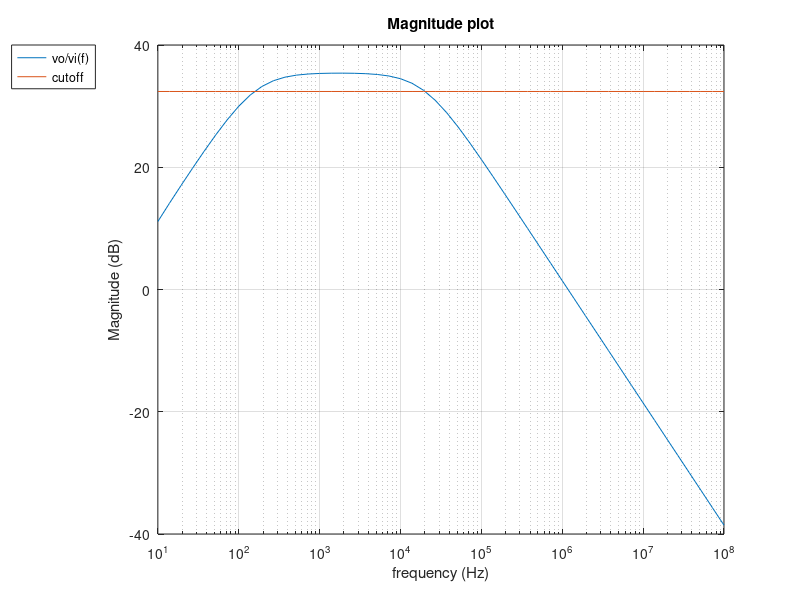
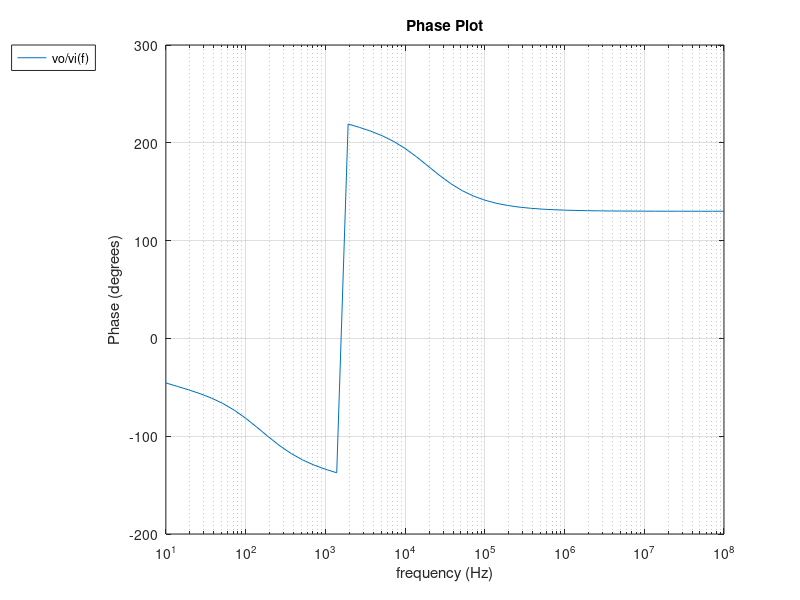

MATLAB code to generate these figures, in order:
close all
clear all
format long

%-------------------------------------------------------------------------
%Gain stage
%-------------------------------------------------------------------------

%Constants and circuit specs
VT=0.0258649170201;
BFN=178.7;
VAFN=69.7;
RE1=50;
RC1=8.05e3;
RB1=149e3;
RB2=10e3;
VBEON=0.7;
VCC=12;
RS=100;

%OP analysis
RB=1/(1/RB1+1/RB2);
VEQ=RB2/(RB1+RB2)*VCC;
IB1=(VEQ-VBEON)/(RB+(1+BFN)*RE1);
IC1=BFN*IB1;
IE1=(1+BFN)*IB1;
VE1=RE1*IE1;
VO1=VCC-RC1*IC1;
VCE=VO1-VE1;

%Incremental analysis
gm1=IC1/VT;
rpi1=BFN/gm1;
ro1=VAFN/IC1;

%Gain calculation (w/o bypass capacitor)
AV1 = RC1*(RE1-gm1*rpi1*ro1)/((ro1+RC1+RE1)*(RB+rpi1+RE1)+gm1*RE1*ro1*rpi1 - RE1^2);
AV1simple = gm1*RC1/(1+gm1*RE1);

%Gain calculation (w/ bypass capacitor in high frequency range)
RE1=0;
AV1 = RC1*(RE1-gm1*rpi1*ro1)/((ro1+RC1+RE1)*(RB+rpi1+RE1)+gm1*RE1*ro1*rpi1 - RE1^2);
AV1simple = gm1*RC1/(1+gm1*RE1);

%Input and Output impedance
RE1=100;

ZI1 = ((ro1+RC1+RE1)*(RB+rpi1+RE1)+gm1*RE1*ro1*rpi1 - RE1^2)/(ro1+RC1+RE1)

ZX = ro1*((RB+rpi1)*RE1/(RB+rpi1+RE1))/(1/(1/ro1+1/(rpi1+RB)+1/RE1+gm1*rpi1/(rpi1+RB)));

ZO1 = 1/(1/ZX+1/RC1)


%-------------------------------------------------------------------------
%Ouput stage
%-------------------------------------------------------------------------

%Constants and circuit specs
BFP = 227.3;
VAFP = 37.2;
RE2 = 360;
VEBON = 0.7;

%OP analysis
VI2 = VO1;
IE2 = (VCC-VEBON-VI2)/RE2;
IC2 = BFP/(BFP+1)*IE2;
VO2 = VCC - RE2*IE2;

%Incremental analysis
gm2 = IC2/VT;
go2 = IC2/VAFP;
gpi2 = gm2/BFP;
ge2 = 1/RE2;

%Gain calculation
AV2 = gm2/(gm2+gpi2+go2+ge2);

%Input and Output impedance
ZI2 = (gm2+gpi2+go2+ge2)/gpi2/(gpi2+go2+ge2)

ZO2 = 1/(gm2+gpi2+go2+ge2)


table_end = '\\ \hline';
filename = "output.tex";
fid = fopen(filename, "w");
fprintf(fid, "\\begin{tabular}{|c|c|}\n");
fprintf(fid, "\\hline\n");
fprintf(fid, "Gain (gain stage) & %f %s\n", AV1, table_end);
fprintf(fid, "Input Impedance (gain stage)  & %f %s\n", ZI1, table_end);
fprintf(fid, "Output Impedance (gain stage)  & %f %s\n", ZO1, table_end);
fprintf(fid, "Gain (output stage) & %f %s\n", AV2, table_end);
fprintf(fid, "Input Impedance (output stage)  & %f %s\n", ZI2, table_end);
fprintf(fid, "Output Impedance (output stage)  & %f %s\n", ZO2, table_end);
fprintf(fid, "\\end{tabular}\n");
fclose(fid);

%-------------------------------------------------------------------------
%Frequency response
%-------------------------------------------------------------------------

f = logspace(1, 8);
%Input stage gain
function y = is_t(f, Rs)
C1 = 1e-5;
y = 1/(1+2*pi*f*i*C1*Rs);
endfunction

%Gain stage gain (w/ frequency dependency)
function y = gs_t(f, Rc, gm1, ro1, rpi1, Re1, Rb)
Cb = 1e-3;
ge1 = 1/Re1;
Zeq = 1/(ge1 + 2*pi*f*i*Cb);
y = -Rc*(-gm1*ro1*rpi1+Zeq)/(Zeq*(-gm1*ro1*rpi1+Zeq)+(Rc+ro1+Zeq)*(-Rb-rpi1-Zeq));
endfunction

%Output resistor + capacitor gain
function y = out_t(f)
Cout = 1e-6;
Rl = 8;
y = 2*pi*f*i*Cout*Rl/(1+2*pi*f*i*Cout*Rl);
endfunction

tf = [];
for j=1:1:size(f, 2)
tf = horzcat(tf, is_t(f(1, j), RS)*gs_t(f(1, j), RC1, gm1, ro1, rpi1, RE1, RB)*AV2*out_t(f(1, j)));
endfor
tf_mag = [];
tf_ph = [];

for j=1:1:size(tf, 2)
tf_mag = horzcat(tf_mag, 40+20*log10(abs(tf(1, j))));
tf_ph = horzcat(tf_ph, 40+arg(tf(1, j))*180/pi);
endfor

t_max = tf_mag(1, 1);
for j=1:1:size(tf_mag, 2)
if tf_mag(1, j) > t_max
t_max = tf_mag(1, j);
endif
endfor

cutoff = t_max - 3;

t = [];
for j=1:1:size(tf_mag, 2)
t = horzcat(t, cutoff);
endfor

cf = [];
for j=1:1:size(tf_mag, 2)
if abs(tf_mag(1, j) - cutoff) < 0.6
cf = horzcat(cf, f(1, j));
endif
endfor

bandwidth = cf(1, 2) - cf(1, 1)
lower_cutoff = cf(1, 1)
merit = bandwidth*abs(t_max)/(1268.568*lower_cutoff)

hf = figure();
semilogx(f, tf_mag);
hold on;
semilogx(f, t);
grid on;
xlabel ("frequency (Hz)");
ylabel ("Magnitude (dB)");
title ("Magnitude plot");
legend("vo/vi(f)", "cutoff","location", "northwestoutside");
saveas(hf, "theory_mag.pdf");

hg = figure();
semilogx(f, tf_ph);
grid on;
xlabel ("frequency (Hz)");
ylabel ("Phase (degrees)");
title ("Phase Plot");
legend("vo/vi(f)", "location", "northwestoutside");
saveas(hg, "theory_ph.pdf");

